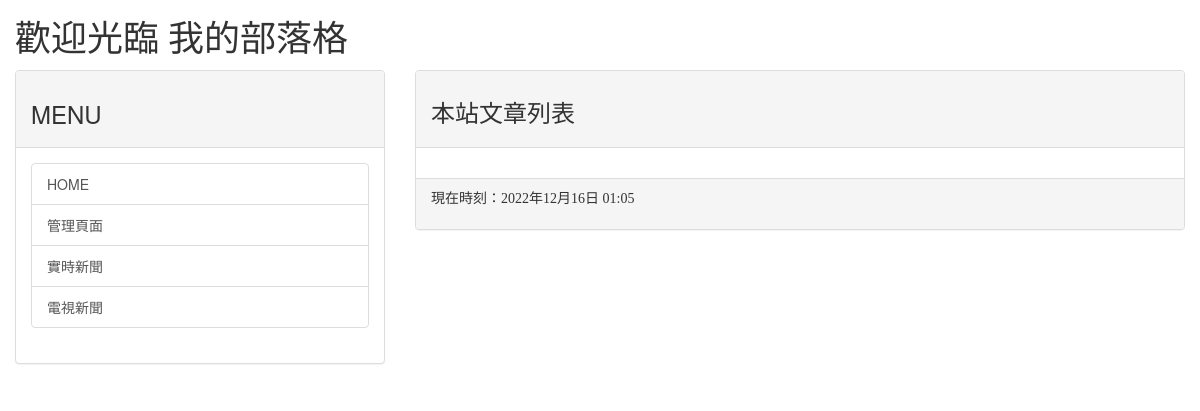
The app's page /, older data.
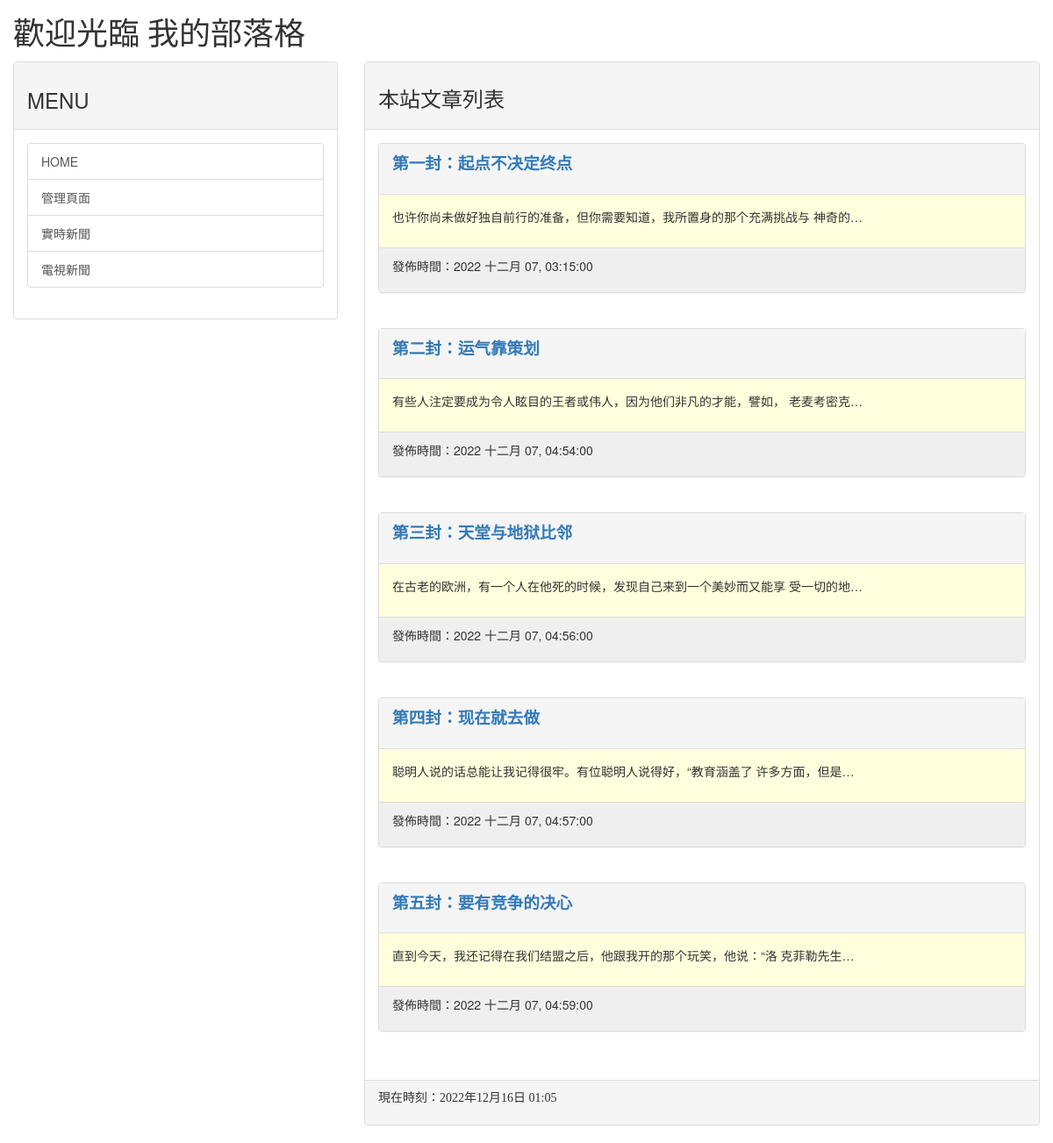
The same page, newer data.
### mainsite/models.py (models this page shows, shortened)
class Post(models.Model):
    title = models.CharField(max_length=200)
    slug = models.CharField(max_length=200)
    body = models.TextField()
    pub_date = models.DateTimeField(default=timezone.now)
    class Meta:
        ordering = ('pub_date',)

### mainsite/views.py (the view)
# urls.py: path('', homepage),
def homepage(request):
    template = get_template('index.html')
    posts = Post.objects.all()
    now = datetime.now()
    html = template.render(locals())
    return HttpResponse(html)

### templates/index.html (shortened to what this page needs)
{% extends 'base.html' %}
{% load static %}
{% block headmessage %}
        <h3 style='font-family:標楷體;'>本站文章列表
{% endblock %}
{% block content %}
    {% for post in posts %}
        <div class='panel panel-default'>
            <div class='panel-heading'>
                <p style='font-family:微軟雅黑;font-size:14pt;font-weight:bold;'>
                <a href='/post/{{post.slug}}'>{{ post.title }}</a>
                </p>
            </div>
            <div class='panel-body' style='background-color:#ffffdd'>
                <p>
                    {{ post.body | truncatechars:40 | safe }}
                </p>
            </div>
            <div class='panel-footer' style='background-color:#efefef'>
                <p>
                    發佈時間：{{ post.pub_date | date:"Y M d, h:i:s"}}
                </p>
            </div>
        </div>
        <br>
    {% endfor %}
{% endblock %}

Row changes from the older to the newer data that the page shows:
added Post: title "第一封：起点不决定终点", body "也许你尚未做好独自前行的准备，但你需要知道，我所置身的那个充满挑战与 神奇的…", pub_date "2022 十二月 07, 03:15:00"
added Post: title "第二封：运气靠策划", body "有些人注定要成为令人眩目的王者或伟人，因为他们非凡的才能，譬如， 老麦考密克…", pub_date "2022 十二月 07, 04:54:00"
added Post: title "第三封：天堂与地狱比邻", body "在古老的欧洲，有一个人在他死的时候，发现自己来到一个美妙而又能享 受一切的地…", pub_date "2022 十二月 07, 04:56:00"
added Post: title "第四封：现在就去做", body "聪明人说的话总能让我记得很牢。有位聪明人说得好，“教育涵盖了 许多方面，但是…", pub_date "2022 十二月 07, 04:57:00"
added Post: title "第五封：要有竞争的决心", body "直到今天，我还记得在我们结盟之后，他跟我开的那个玩笑，他说：“洛 克菲勒先生…", pub_date "2022 十二月 07, 04:59:00"
